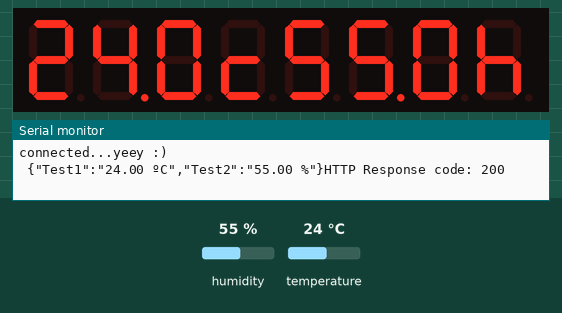
A sketch run on a simulated ESP32. Parts: 8-digit seven-segment display, the last lines printed to the serial monitor. Inputs (shaded band) come from the test bench; at power-on: temperature 24 °C, humidity 55 %. WiFi joins after 1.5 s; servers stay silent unless stated; uploads are accepted with an empty reply; web services answer with replies made up by the test bench.

Above: at 4.7 s.
4.8 s: temperature set to 27.6 °C
At 9.6 s:
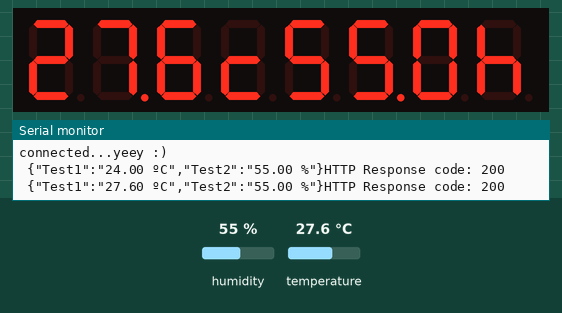
10.6 s: temperature set to 28.6 °C
At 15.0 s:
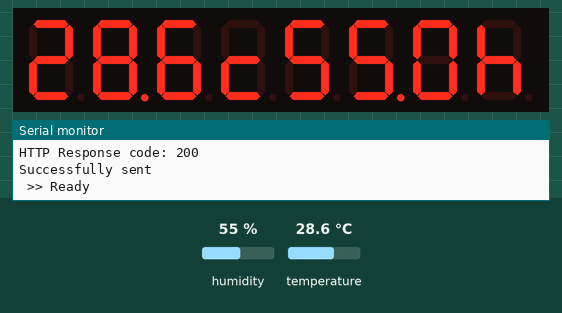
16.4 s: humidity set to 22 %
At 19.7 s:
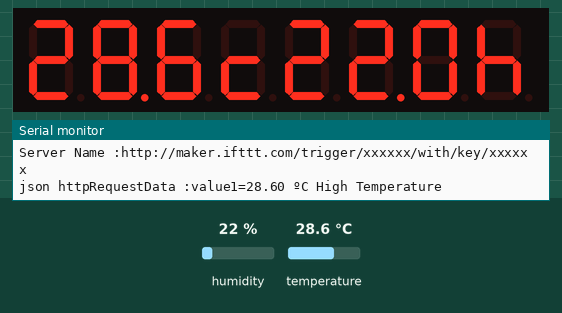
22.2 s: humidity set to 40 %
At 25.6 s:
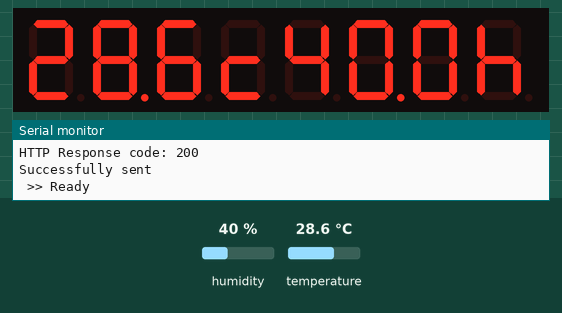
Timing chart, 0 to 27.1 s (numbered marks = the images above; inputs shaded):
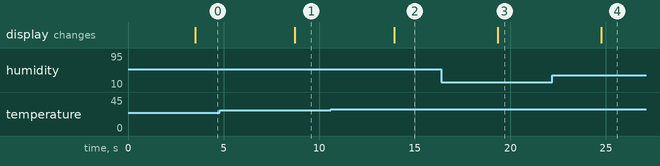

The sketch:

Quiz_304.ino
```cpp
#include <WiFiManager.h> // https://github.com/tzapu/WiFiManager
#include <HTTPClient.h>
#include <DHT.h> //https://www.arduinolibraries.info/libraries/dht-sensor-library
#include <TM1638plus.h> [ver 1.9.1]

// Replace with your API endpoint
const char* serverName = "xxxxxx";

#define DHT_SENSOR_PIN  15 // ESP32 pin GIOP15 connected to DHT22 sensor
#define DHT_SENSOR_TYPE DHT22
DHT dht_sensor(DHT_SENSOR_PIN, DHT_SENSOR_TYPE);

#define WebHooksKey "xxxxxx" //Your Webhookskey
#define WebHooksEvent1 "xxxxxx"

#define Brd_STB 18 // strobe  = GPIO connected to str0be line of module
#define Brd_CLK 19 // clock = GPIO connected to clock line of module
#define Brd_DIO 21 // data = GPIO connected to data line of module
bool high_freq = true; // default , if using high freq CPU > 100 MHz set to true

TM1638plus tm(Brd_STB, Brd_CLK, Brd_DIO, high_freq);


void disPlay(float tempp, float humi) {
  if ( isnan(tempp) || isnan(humi)) {
    tm.displayHex(0, 0);
    tm.displayASCIIwDot(1, 0 + '0'); //turn on dot
    tm.displayHex(2, 0);
    tm.display7Seg(3, B01011000);

    tm.displayHex(4, 0);
    tm.displayASCIIwDot(5, 0 + '0'); //turn on dot
    tm.displayHex(6, 0);
    tm.display7Seg(7, B01110100);
  } else {
    tm.displayHex(0, int(tempp / 10));
    tm.displayASCIIwDot(1, int(int(tempp) % 10) + '0'); //turn on dot
    tm.displayHex(2, int(int(tempp * 10)) % 10);
    tm.display7Seg(3, B01011000);

    tm.displayHex(4, int(humi / 10));
    tm.displayASCIIwDot(5, int(int(humi) % 10) + '0'); //turn on dot
    tm.displayHex(6, int(int(humi * 10)) % 10);
    tm.display7Seg(7, B01110100);

  }
}

void sendData2Spreadsheet(float tempp, float humi) {
  // Create JSON object
  String jsonString = " {\"Test1\":\"" + String(tempp) + " ºC\"" + ",\"Test2\":\"" + String(humi) + " %\"" + "}";
  Serial.print(jsonString);

  // Send HTTP POST request with JSON data
  HTTPClient http;
  http.begin(serverName);
  http.addHeader("Content-Type", "application/json");
  int httpResponseCode = http.POST(jsonString);

  // Check if POST request was successful
  if (httpResponseCode > 0) {
    Serial.print("HTTP Response code: ");
    Serial.println(httpResponseCode);
    String response = http.getString();
    Serial.println(response);
  } else {
    Serial.print("Error on HTTP request: ");
    Serial.println(httpResponseCode);
  }

  http.end();
}


void setup() {

  dht_sensor.begin(); // initialize the DHT sensor
  tm.displayBegin(); // initialize the TM1638
  Serial.begin(115200);
  delay(1000);

  //WiFiManager, Local intialization. Once its business is done, there is no need to keep it around
  WiFiManager wm;
  bool res;
  // res = wm.autoConnect(); // auto generated AP name from chipid
  // res = wm.autoConnect("AutoConnectAP"); // anonymous ap
  res = wm.autoConnect("ESP32AutoConnectAP", "12345678"); // password protected ap

  if (!res) {
    Serial.println("Failed to connect");
    // ESP.restart();
  }
  else {
    //if you get here you have connected to the WiFi
    Serial.println("connected...yeey :)");
  }

  delay(1000);
}

void loop() {

  // read humidity
  float humi  = dht_sensor.readHumidity();
  // read temperature in Celsius
  float tempC = dht_sensor.readTemperature();
  // read temperature in Fahrenheit
  float tempF = dht_sensor.readTemperature(true);

  disPlay(tempC, humi);
  sendData2Spreadsheet(tempC, humi);


  if (tempC > 28.00) {
    String serverName = "http://maker.ifttt.com/trigger/" + String(WebHooksEvent1) + "/with/key/" + String(WebHooksKey);
    String httpRequestData = "value1=" + String(tempC) + String(" ºC High Temperature");
    Serial.println("Server Name :" + serverName);
    Serial.println("json httpRequestData :" + httpRequestData);
    if (WiFi.status() == WL_CONNECTED)
    { HTTPClient http;
      http.begin(serverName);
      http.addHeader("Content-Type", "application/x-www-form-urlencoded");
      int httpResponseCode = http.POST(httpRequestData);
      Serial.print("HTTP Response code: ");
      Serial.println(httpResponseCode);
      http.end();
      if (httpResponseCode == 200)
        Serial.println("Successfully sent");
      else
        Serial.println("Failed!");
    }
    else
    {
      Serial.println("WiFi Disconnected");
    }

    Serial.println(" >> Ready");
  }

  delay(5000);
}
```

Measured:
- after the input at 4.8 s, the display: changes after 3.9 s (image 1)
- after the input at 10.6 s, the display: changes after 3.3 s (image 2)
- after the input at 16.4 s, the display: changes after 2.9 s (image 3)
- after the input at 22.2 s, the display: changes after 2.6 s (image 4)
